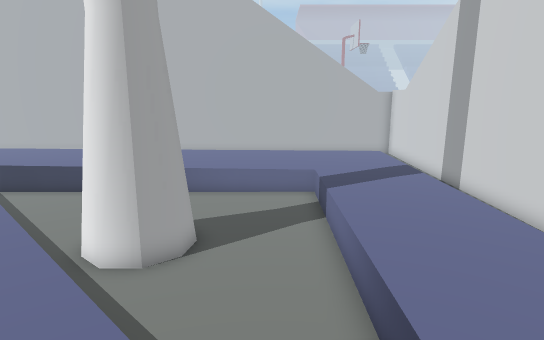
[1] (above)

15 first-person views from a walk through a 3-D level made in the Unity game engine. The camera is 1.4 m above the floor, tilts 12° down and sees 75° across. The floor is counted in squares, 0.5 m on a side. Each view is taken from the middle of a square. On the plan, view 1 faces up. The plan holds only what a view shows up to about 20 squares ahead; the rest is blank. The place goes on beyond the plan. Some animated figures are left out.

[2]
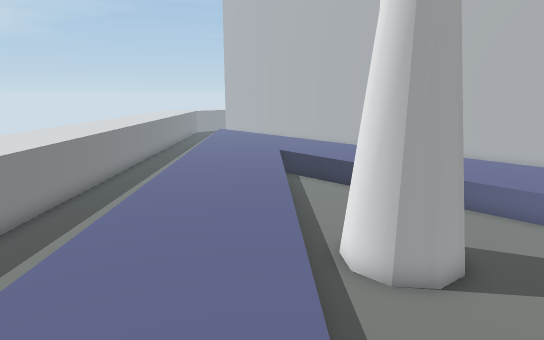

[3]
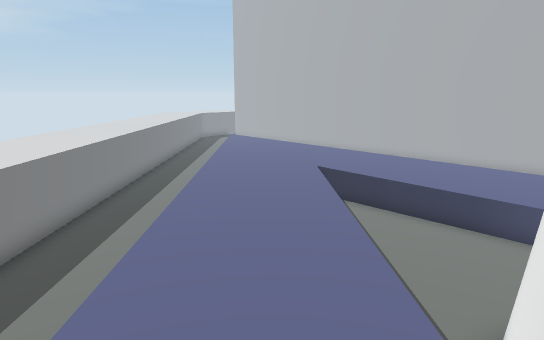

[4]
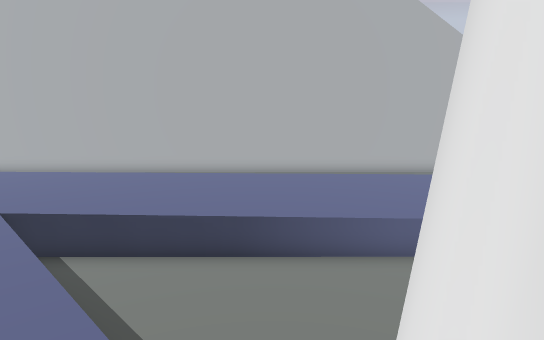

[5]
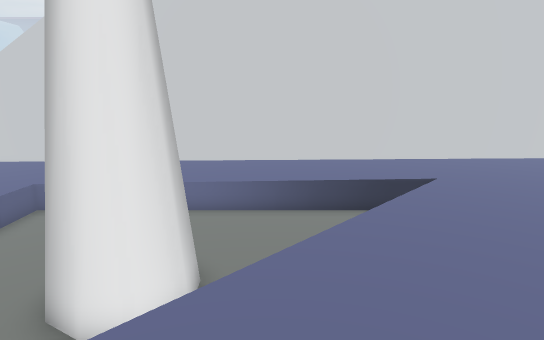

[6]
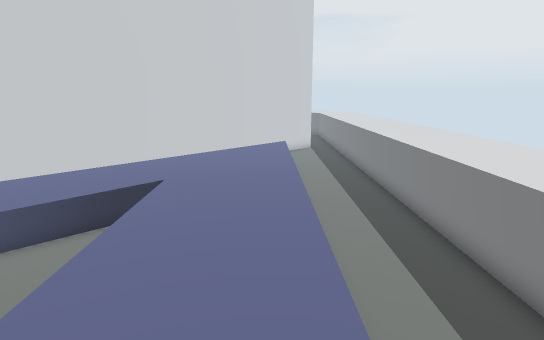

[7]
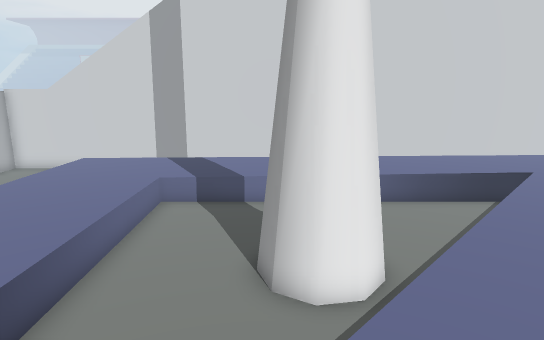

[8]
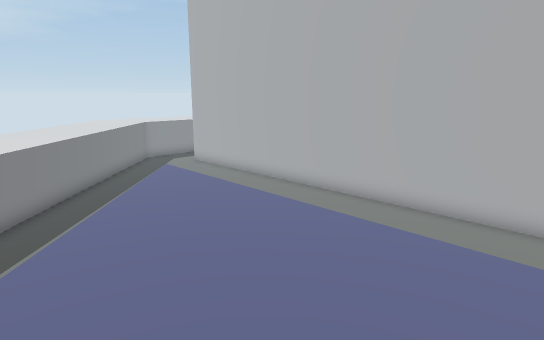

[9]
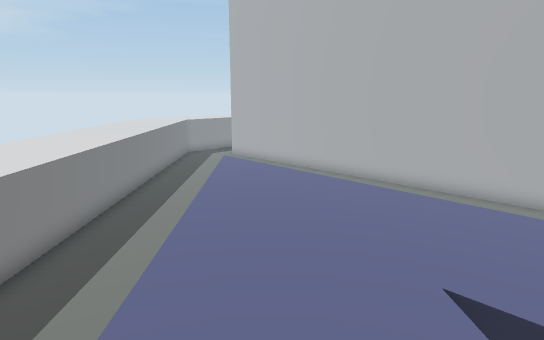

[10]
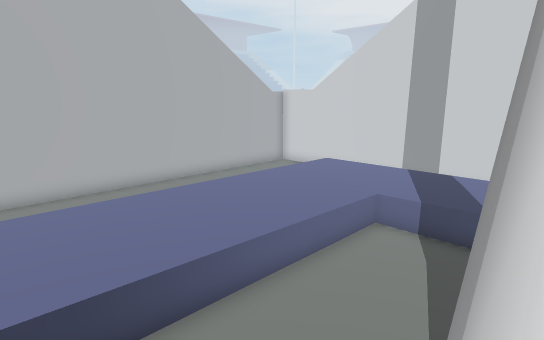

[11]
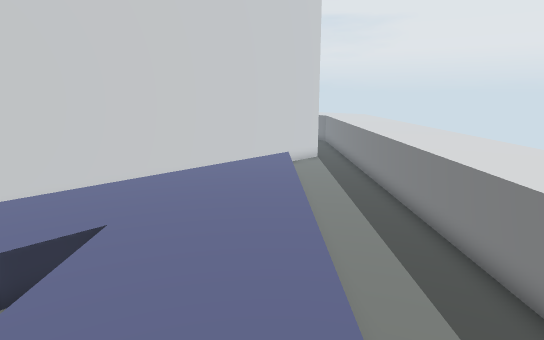

[12]
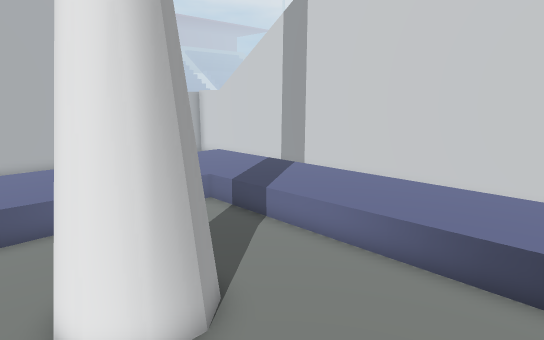

[13]
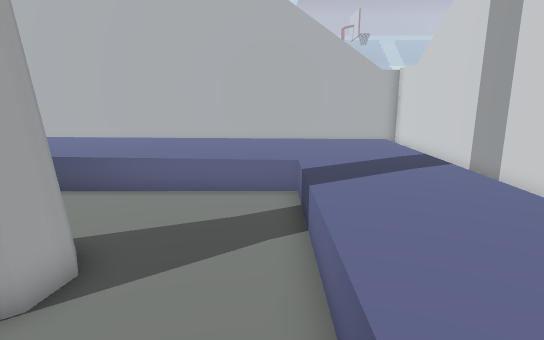

[14]
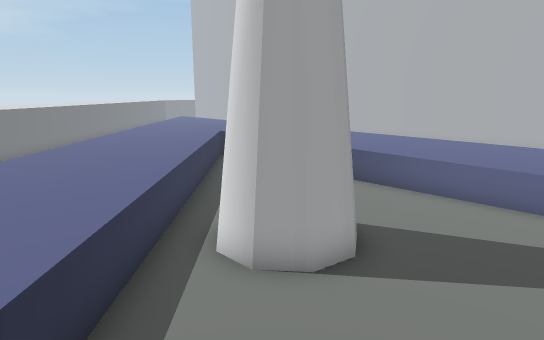

[15]
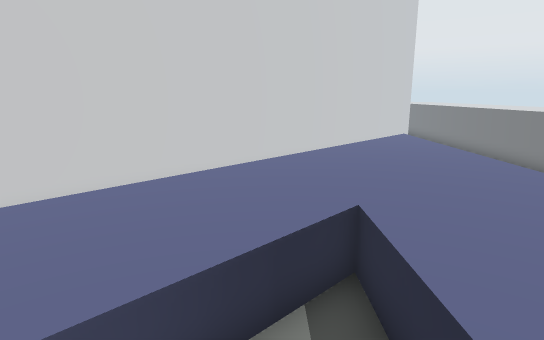

### Floor plan
Key: @ floor where view 1 was taken; # wall or solid block; . main floor; - floor 0.5 m lower than the main floor; / step, stairs or slope; = window, fence, low wall or low ledge; ^ raised ledge.
Columns run from 27 left of view 1 to 8 right of it. Each row starts with its distance up from view 1.
 24 ####################################
 23 ----------------     --------------#
 22 ----------------                ---#
 21                                    #
 20 --                                 #
 19 ---=#....///////////////////////// #
 18 ----=............................/ #
 17 ^----=.........................../ #
 16 ^^----=........................../ #
 15 ^^^----=........................./ #
 14 ^^^^----=......--////////////..../ #
 13 ^^^^^----=......-------------..../ #
 12 ^^^^^^----=......=-----------..../ #
 11 ^^^^^^^----=......=----------..../ #
 10   ^^^^^^----=......----##----..../ #
  9    ^^^^^^----=......--####---..../ #
  8     ^^^^^^----=......-####---..../ #
  7      ^^^^^^----=......-------..../ #
  6      ^^^^^^^----=......------..../ #
  5        ^^^^^^----=......-----..../ #
  4         ^^^^^^----=.......---..../ #
  3           ^^^^^----=.......--..../ #
  2               ^^--- =.......-=.../ #
  1                     -=.......=.../ #
  0                    ---=....@...../ #
 -1                   ^----=........./ #
 -2                    ^----=......../ #
 -3                    ^^----=......./ #
 -4                    ^^^----=/...../ #
 -5                    ^^^^----=/..../ #
 -6                     ^^^^-----=.../ #
 -7                     ^^^^^-----=..- #
 -8                     ^^^^^^-----=.- #
 -9                      ^^^^^^-----=# #
-10                       ^^^^^^-----= #
-11                        ^^^^^^----- #
-12                         ^^^^^^---- #
-13                          ^^^^^^--- #
-14                           ^^^^^^-  #
-15                            ^^^^^^  #

Where each view was taken, in squares from view 1:
view 1: 0 up, 0 right, facing up
view 2: 1 up, 0 right, facing up-left
view 3: 3 up, 4 left, facing up-left
view 4: 6 up, 6 left, facing up
view 5: 6 up, 10 left, facing right
view 6: 6 up, 9 left, facing down-right
view 7: 10 up, 11 left, facing right
view 8: 12 up, 11 left, facing up-left
view 9: 9 up, 11 left, facing up-left
view 10: 9 up, 8 left, facing up-right
view 11: 3 up, 6 left, facing down-right
view 12: 3 up, 6 left, facing up-right
view 13: 4 up, 1 right, facing up
view 14: 4 up, 1 right, facing up-left
view 15: 5 up, 1 left, facing down-right
